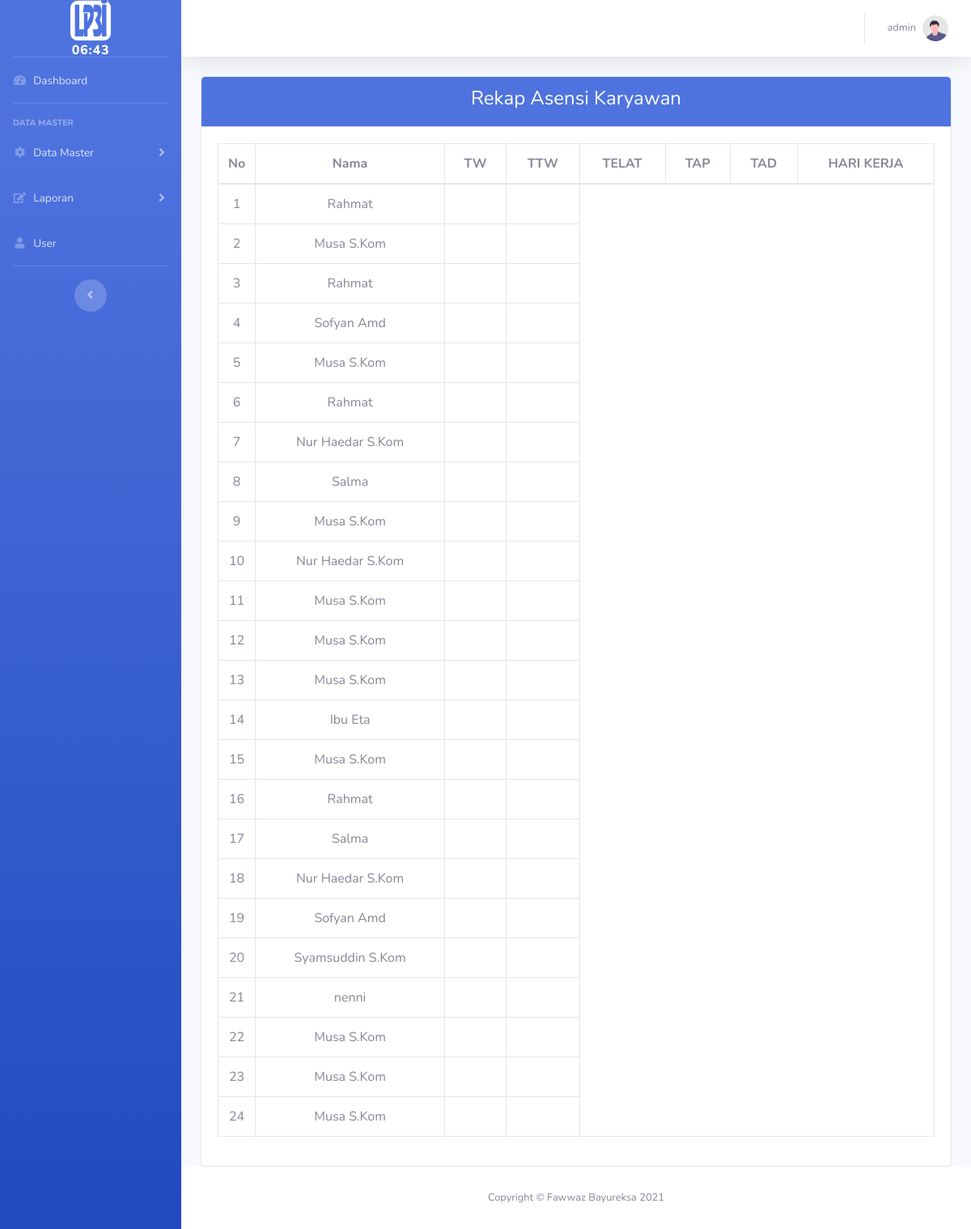
The app's page /?Page=laporan (signed in) with its own data.
### tables this page shows
CREATE TABLE `absensi` (
  `id_absen` int(11) NOT NULL,
  `nip` varchar(20) NOT NULL,
  `tgl_absen` date NOT NULL,
  `jam_masuk` time NOT NULL,
  `jam_keluar` time DEFAULT NULL,
  `suket` varchar(50) DEFAULT NULL,
  `keterangan` varchar(20) NOT NULL
);

CREATE TABLE `karyawan` (
  `id` int(11) NOT NULL,
  `nip` varchar(20) NOT NULL,
  `nama` varchar(30) NOT NULL,
  `id_jabatan_k` int(11) NOT NULL,
  `jenis_kelamin` varchar(20) NOT NULL,
  `username` varchar(30) NOT NULL,
  `password` varchar(20) NOT NULL
);

### view/absensi/laporan.php (the view)
<div class="row justify-content-center">
	<div class="col-md-12">
	<div class="card">
			<div class="card-header bg-primary text-center">
				<h4 style="color:white;">Rekap Asensi Karyawan</h4>
			</div>
			<div class="card-body">
				<table class="table table-bordered text-center">
					<thead>
						<tr>
							<th>No</th>
							<th>Nama</th>
							<th>TW</th>
							<th>TTW</th>
							<th>TELAT</th>
							<th>TAP</th>
							<th>TAD</th>
							<th>HARI KERJA</th>
						</tr>
					</thead>
					<tbody >
							<?php
									$no = 1;
									$query = mysqli_query($db ,"SELECT * FROM absensi JOIN karyawan ON absensi.nip = karyawan.nip ");
									while ($data = mysqli_fetch_assoc($query)) {
							 ?>
						<tr>
							<td width="25px"><?=$no++?></td>
							<td>
								<?=$data['nama']?>
							</td>
							<td>
							</td>
							<td>
							</td>
						</tr>
					<?php } ?>
					</tbody>
				</table>
			</div>
		</div>
	</div>
</div>

### records on screen
absensi: karyawan.nama "Rahmat"
absensi: karyawan.nama "Musa S.Kom"
absensi: karyawan.nama "Rahmat"
absensi: karyawan.nama "Sofyan Amd"
absensi: karyawan.nama "Musa S.Kom"
absensi: karyawan.nama "Rahmat"
absensi: karyawan.nama "Nur Haedar S.Kom"
absensi: karyawan.nama "Salma"
absensi: karyawan.nama "Musa S.Kom"
absensi: karyawan.nama "Nur Haedar S.Kom"
absensi: karyawan.nama "Musa S.Kom"
absensi: karyawan.nama "Musa S.Kom"
absensi: karyawan.nama "Musa S.Kom"
absensi: karyawan.nama "Ibu Eta"
absensi: karyawan.nama "Musa S.Kom"
absensi: karyawan.nama "Rahmat"
absensi: karyawan.nama "Salma"
absensi: karyawan.nama "Nur Haedar S.Kom"
absensi: karyawan.nama "Sofyan Amd"
absensi: karyawan.nama "Syamsuddin S.Kom"
absensi: karyawan.nama "nenni"
absensi: karyawan.nama "Musa S.Kom"
absensi: karyawan.nama "Musa S.Kom"
absensi: karyawan.nama "Musa S.Kom"

### other values on screen
$_SESSION['admin']['nama'] "admin"
